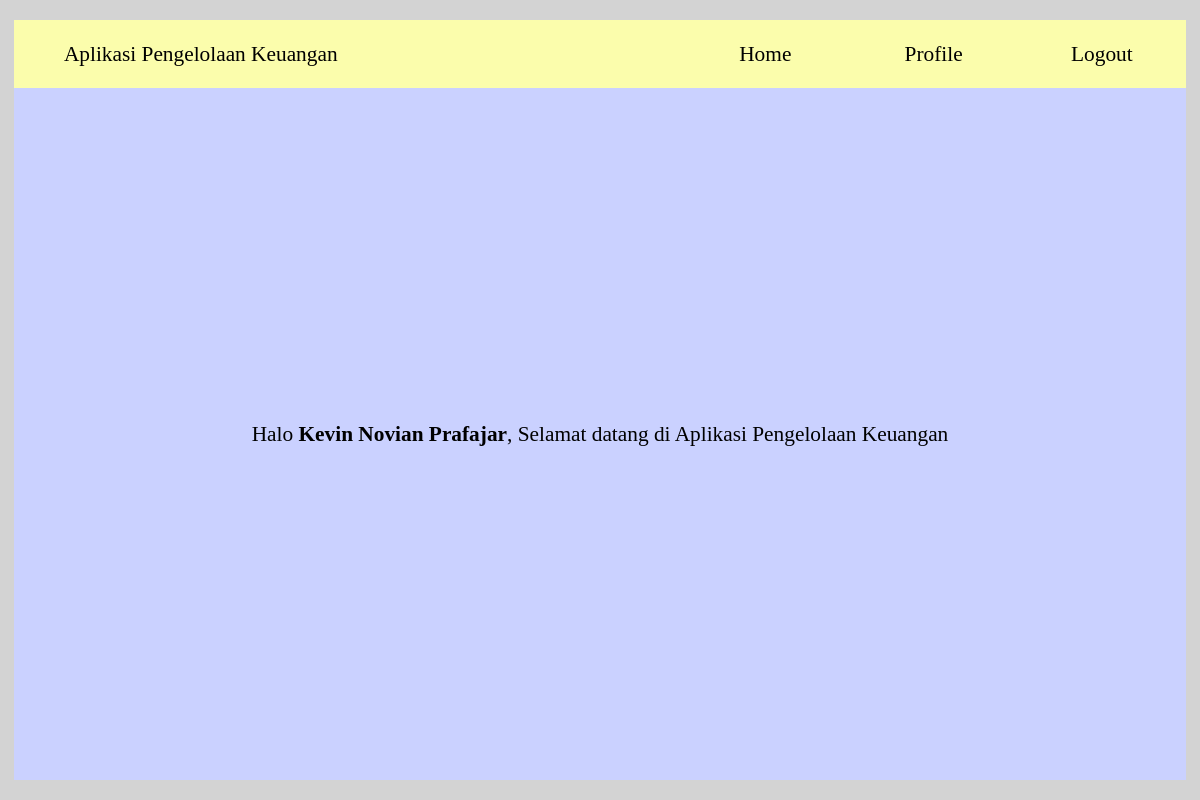
The page /home.php (signed in) on the database its author committed.
### tables this page shows
CREATE TABLE `user` (
  `id` int(6) NOT NULL,
  `namaDepan` varchar(15) NOT NULL,
  `namaTengah` varchar(15) NOT NULL,
  `namaBelakang` varchar(15) NOT NULL,
  `tempatLahir` varchar(15) NOT NULL,
  `tglLahir` date NOT NULL,
  `nik` char(16) NOT NULL,
  `wargaNegara` varchar(20) NOT NULL,
  `email` varchar(50) NOT NULL,
  `noHP` char(12) NOT NULL,
  `alamat` text NOT NULL,
  `kodePos` varchar(6) NOT NULL,
  `fotoProfil` longblob NOT NULL,
  `username` varchar(30) NOT NULL,
  `password` varchar(30) NOT NULL
);

### home.php (the view, shortened to what this page needs)
<!DOCTYPE html>
<html lang="en">
<head>
    <link rel="stylesheet" href="./css/home.css">
</head>
<body>
</body>
</html>
<?php
    include("config.php");
    if(isset($_SESSION['id'])){
        $id = $_SESSION['id'];
        $str_query = "select namaDepan,namaTengah,namaBelakang from user where id='$id'";
        $query = mysqli_query($connection, $str_query);
        $row = mysqli_fetch_assoc($query);
        echo "
            <div id='box'>
                <div id='box1'>
                    <div id='title'>
                        Aplikasi Pengelolaan Keuangan
                    </div>
                    <a href='./home.php'>
                        <div id='home'>Home</div>
                    </a>
                    <a href='./profile.php'>
                        <div id='profile'>Profile</div>
                    </a>
                    <a href='./logout.php'>
                        <div id='logout'>Logout</div>
                    </a>
                </div>
                <div id='box2'>
                    <p>Halo <b>".$row['namaDepan']." ".$row['namaTengah']." ".$row['namaBelakang']."</b>, Selamat datang di Aplikasi Pengelolaan Keuangan</p>
                </div>
            </div>
        ";
    }
?>

### css/home.css (style rules this page uses)
html,body { width: 100%; height: 100%; background-color: #D3D3D3; display: flex; justify-content: center; align-items: center; }
#box { background-color: #FBFDAC; font-family: Calibri; font-size: 30pt; text-align: center; width: 99%; height: 95%; display: flex; flex-direction: column; align-items: center; justify-content: center; }
#box1 { font-family: Calibri; font-size: 16pt; text-align: center; width: 100%; height: 9%; display: flex; flex-direction: row; align-items: center; }
#title { padding-left: 50px; width: 55%; text-align: left; }
#box2 { background-color: #CAD1FF; font-family: Calibri; font-size: 16pt; text-align: center; width: 100%; height: 91%; display: flex; flex-direction: column; align-items: center; justify-content: center; }
a { width: 15%; text-align: center; color: black; text-decoration: none; }

### rows shown on the page
user: namaDepan "Kevin", namaTengah "Novian", namaBelakang "Prafajar"
